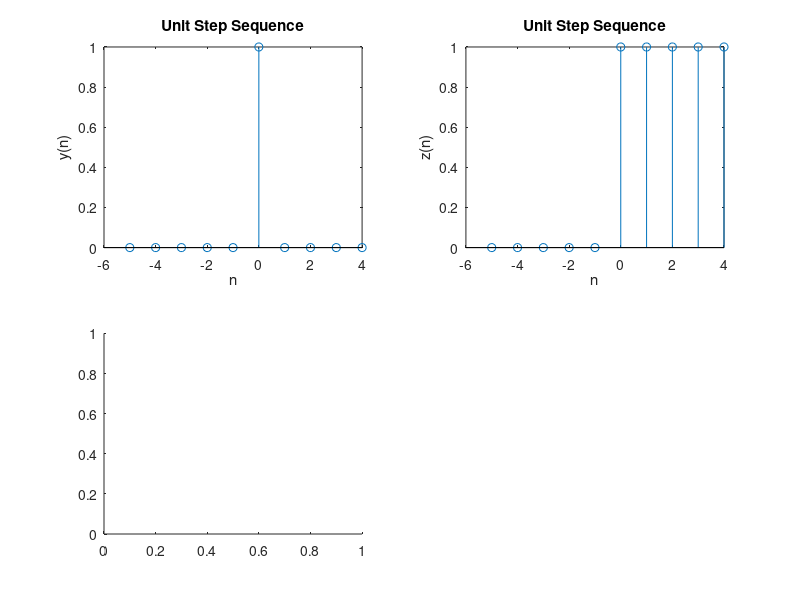

Here is the MATLAB script that generated this plot: (Note: this script raises an error after producing the figure.)
N = 10;

x = [-5 -4 -3 -2 -1 0 1 2 3 4];
n=-5:1:N-6;

for i=1:10
    if x(i)==0;
        y(i) = 1;
    else
        y(i) = 0;
    end;
end;

subplot(2,2,1);
stem(x,y);
xlabel('n');
ylabel('y(n)');
title('Unit Step Sequence');

for i=1:10
    if x(i)>=0;
        z(i) = 1;
    else
        z(i) = 0;
    end;
end;

subplot(2,2,2);
stem(x,z);
xlabel('n');
ylabel('z(n)');
title('Unit Step Sequence');

for i=1:7
    m(i) = y(i+3) * z(i);
end;

subplot(2,2,3);
stem(x,m);
xlabel('n');
ylabel('m(n)');
title('y(x) * z(x) = y(x)');

 